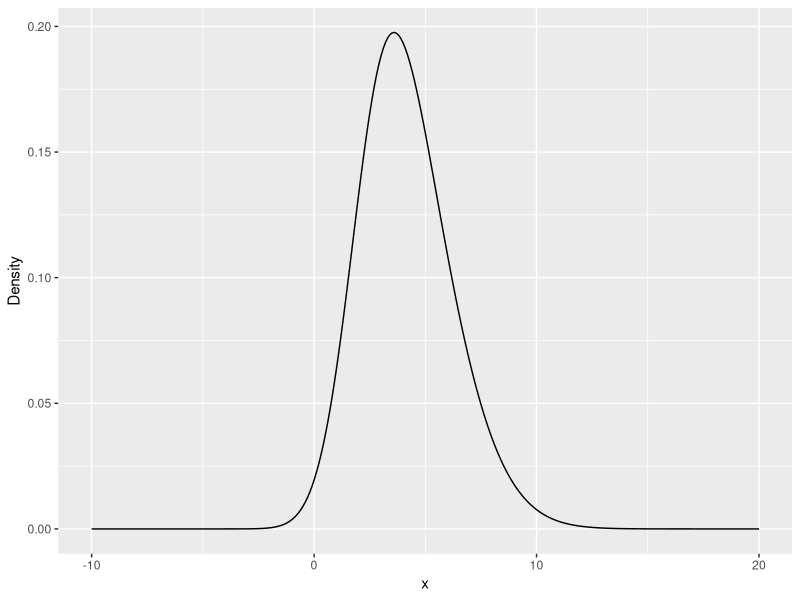
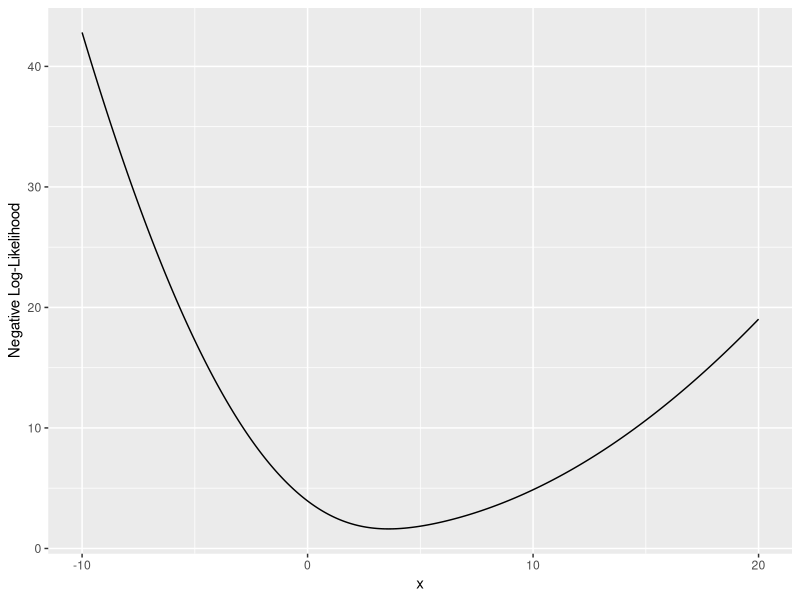

The R script that drew these images, in order: (Note: this script raises an error after producing the figures.)
library(sn)
library(ggplot2)
library(reshape)
library(gridExtra)

setwd("C:/Users/rockc_000/Documents/Professional Files/Mines/Research/Robust Estimators/")
plotDir = "Results/"
dir.create(plotDir)

xi0 = 2
omega0 = 3
alpha0 = 2
nu0 = 1000

rho = function(x, xi=xi0, omega=omega0, alpha=alpha0, nu=nu0){-log( dst(x, xi, omega, alpha, nu) )}
xGrid = seq(-10,20,.1)
ll = qplot( xGrid, rho(xGrid), geom="line" ) + labs(x="x", y="Negative Log-Likelihood" )
dens = qplot( xGrid, dst(xGrid, xi0, omega0, alpha0, nu0), geom="line" ) + labs(x="x", y="Density")
p1 = arrangeGrob(ll, dens, nrow=1, main=paste(" xi:", xi0, " omega:", omega0, " alpha:", alpha0, " nu:", nu0))
ggsave(paste0(plotDir,"skew_t_ll_density.png"), p1)

computeIF = function(xi0=0, omega0=1, alpha0=0, nu0=10000, xSeq = seq(-5,5,.1)){
  psi_xi = sapply( xSeq, function(x){
    -grad( func=function(xi0){rho(x=x, xi=xi0, omega=omega0, alpha=alpha0, nu=nu0)}, x=xi0 )
  } )
  psi_omega = sapply( xSeq, function(x){
    -grad( func=function(omega0){rho(x=x, xi=xi0, omega=omega0, alpha=alpha0, nu=nu0)}, x=omega0 )
  } )
  psi_alpha = sapply( xSeq, function(x){
    -grad( func=function(alpha0){rho(x=x, xi=xi0, omega=omega0, alpha=alpha0, nu=nu0)}, x=alpha0 )
  } )
  psi_nu = sapply( xSeq, function(x){
    -grad( func=function(nu0){rho(x=x, xi=xi0, omega=omega0, alpha=alpha0, nu=nu0)}, x=nu0 )
  } )
  out = data.frame( x=xSeq, psi_xi, psi_omega, psi_alpha, psi_nu )
  return(out)
#  out$dens = sapply( xSeq, function(x){dst(x, xi0, omega0, alpha0, nu0)} )
#  dens = ggplot(out, aes(x=x, y=dens) ) + geom_bar(stat="identity") + labs(y="Density")
#  grid.arrange(IF, dens, nrow=1, main=paste("xi:", xi0, " omega:", omega0, " alpha:", alpha0, " nu:", nu0))
}

#rho(x) -> ifelse(rho(x)<k,rho(x),2k-ke^(-rho(x)/k+1))
#psi(x) -> ifelse(rho(x)<k,rho'(x), e^(-rho(x)/k+1) rho'(x)
computeIFrobust = function(xi0=0, omega0=1, alpha0=0, nu0=10000, xSeq = seq(-5,5,.1), k=2){
  psi_xi = sapply( xSeq, function(x){
    ifelse(rho(x=x, xi=xi0, omega=omega0, alpha=alpha0, nu=nu0)<k, 1, exp(-rho(x=x, xi=xi0, omega=omega0, alpha=alpha0, nu=nu0)/k+1) )*
      -grad( func=function(xi0){rho(x=x, xi=xi0, omega=omega0, alpha=alpha0, nu=nu0)}, x=xi0 )
  } )
  psi_omega = sapply( xSeq, function(x){
    ifelse(rho(x=x, xi=xi0, omega=omega0, alpha=alpha0, nu=nu0)<k, 1, exp(-rho(x=x, xi=xi0, omega=omega0, alpha=alpha0, nu=nu0)/k+1) )*
      -grad( func=function(omega0){rho(x=x, xi=xi0, omega=omega0, alpha=alpha0, nu=nu0)}, x=omega0 )
  } )
  psi_alpha = sapply( xSeq, function(x){
    ifelse(rho(x=x, xi=xi0, omega=omega0, alpha=alpha0, nu=nu0)<k, 1, exp(-rho(x=x, xi=xi0, omega=omega0, alpha=alpha0, nu=nu0)/k+1) )*
      -grad( func=function(alpha0){rho(x=x, xi=xi0, omega=omega0, alpha=alpha0, nu=nu0)}, x=alpha0 )
  } )
  psi_nu = sapply( xSeq, function(x){
    ifelse(rho(x=x, xi=xi0, omega=omega0, alpha=alpha0, nu=nu0)<k, 1, exp(-rho(x=x, xi=xi0, omega=omega0, alpha=alpha0, nu=nu0)/k+1) )*
      -grad( func=function(nu0){rho(x=x, xi=xi0, omega=omega0, alpha=alpha0, nu=nu0)}, x=nu0 )
  } )
  out = data.frame( x=xSeq, psi_xi_robust=psi_xi, psi_omega_robust=psi_omega
                  ,psi_alpha_robust=psi_alpha, psi_nu_robust=psi_nu )
  return(out)
}

plotIF = function(xi0=0, omega0=1, alpha0=0, nu0=10000, k=4, ...){
  MLE = computeIF( xi0, omega0, alpha0, nu0, ... )
  MLE$type = "MLE"
  robust = computeIFrobust( xi0, omega0, alpha0, nu0, k, ... )
  robust$type = "Robust"
  colnames(robust) = colnames(MLE)
  toPlot = rbind(MLE, robust)
  toPlot = melt(toPlot, id.vars=c("x","type"))
  toPlot$variable = gsub("psi_", "", toPlot$variable)
  toPlot$variable = factor(toPlot$variable, levels=c("xi","omega","alpha","nu"))
  p = ggplot(toPlot, aes(x=x, linetype=type, color=variable)) + geom_line(aes(y=value)) +
    facet_wrap( ~ variable, scale="free" ) +
    labs(y="Influence function", linetype="Estimator", color="Parameter"
         ,title=paste("xi:", xi0, "omega:", omega0, "alpha:", alpha0, "nu:", nu0))
  return(p)
}

for(k in 0:10)
  ggsave(paste0(plotDir,"Influence_functions_k=",k,".png"),
         plotIF( xi=0, omega=1, alpha=3, nu=3, xSeq=seq(-10,10,.2), k=k )
    ,width=7, height=7)

plotIF( xi=0, omega=1, alpha=0, nu=5, xSeq=seq(-20,20,.2), k=10000 )
plotIF( xi=0, omega=1, alpha=0, nu=5, xSeq=seq(-100,100,.2), k=10000 )
plotIF( xi=0, omega=1, alpha=2, nu=5, xSeq=seq(-20,20,.2), k=10000 )
plotIF( xi=0, omega=1, alpha=2, nu=20, xSeq=seq(-20,20,.2), k=10000 )
plotIF( xi=0, omega=1, alpha=2, nu=100, xSeq=seq(-20,20,.2), k=10000 )
plotIF( xi=0, omega=1, alpha=2, nu=100, xSeq=seq(-100,100,.5), k=10000 )
